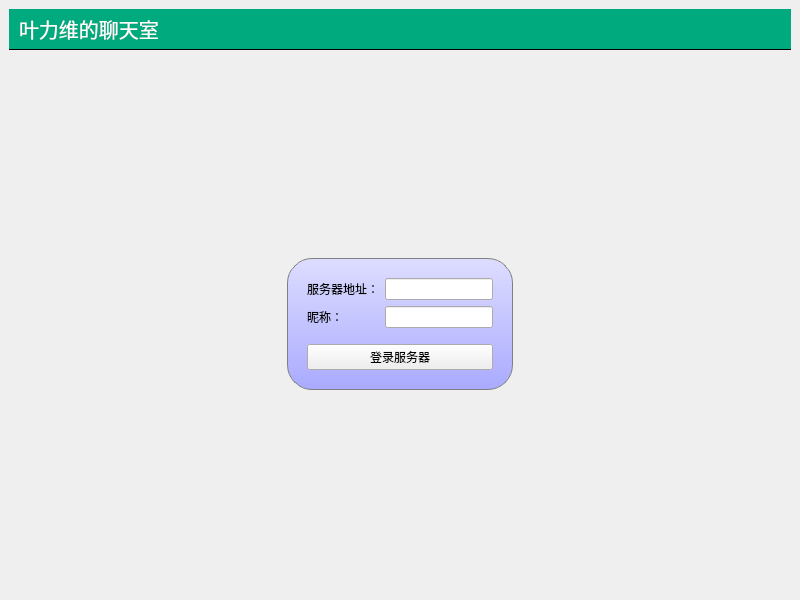
<?xml version="1.0" encoding="UTF-8"?>
<ui version="4.0">
 <class>MainWindow</class>
 <widget class="QMainWindow" name="MainWindow">
  <property name="geometry">
   <rect>
    <x>0</x>
    <y>0</y>
    <width>800</width>
    <height>600</height>
   </rect>
  </property>
  <property name="windowTitle">
   <string>聊天室客户端</string>
  </property>
  <property name="styleSheet">
   <string notr="true">#titleLabel {
background: white;
font-size: 20px;
border: none;
border-bottom: 1px solid black;
padding: 5px;
font: 24px &quot;黑体&quot;;
color: rgb(255,255,255);
background-color: rgba(0,170,127,255);
}

#mainFrame {
border: none;
background: white;
}

#loginFrame {
background: qlineargradient(x1: 0, y1:0, x2: 0, y2: 1, stop: 0 #ddf, stop: 1 #aaf);
border: 1px solid gray;
padding: 10px;
border-radius: 25px;
}</string>
  </property>
  <widget class="QWidget" name="centralwidget">
   <layout class="QGridLayout" name="gridLayout">
    <item row="0" column="0">
     <widget class="QLabel" name="titleLabel">
      <property name="font">
       <font>
        <family>黑体</family>
        <pointsize>-1</pointsize>
        <italic>false</italic>
        <bold>false</bold>
       </font>
      </property>
      <property name="text">
       <string>叶力维的聊天室</string>
      </property>
     </widget>
    </item>
    <item row="1" column="0">
     <widget class="QStackedWidget" name="stackedWidget">
      <property name="currentIndex">
       <number>0</number>
      </property>
      <widget class="QWidget" name="loginPage">
       <layout class="QGridLayout" name="gridLayout_3">
        <item row="0" column="1">
         <spacer name="verticalSpacer_2">
          <property name="orientation">
           <enum>Qt::Orientation::Vertical</enum>
          </property>
          <property name="sizeHint" stdset="0">
           <size>
            <width>20</width>
            <height>183</height>
           </size>
          </property>
         </spacer>
        </item>
        <item row="1" column="0">
         <spacer name="horizontalSpacer">
          <property name="orientation">
           <enum>Qt::Orientation::Horizontal</enum>
          </property>
          <property name="sizeHint" stdset="0">
           <size>
            <width>259</width>
            <height>20</height>
           </size>
          </property>
         </spacer>
        </item>
        <item row="1" column="1" colspan="2">
         <widget class="QFrame" name="loginFrame">
          <property name="frameShape">
           <enum>QFrame::Shape::StyledPanel</enum>
          </property>
          <property name="frameShadow">
           <enum>QFrame::Shadow::Raised</enum>
          </property>
          <layout class="QVBoxLayout" name="verticalLayout">
           <item>
            <layout class="QGridLayout" name="gridLayout_2">
             <item row="0" column="0">
              <widget class="QLabel" name="label_2">
               <property name="text">
                <string>服务器地址：</string>
               </property>
              </widget>
             </item>
             <item row="0" column="1">
              <widget class="QLineEdit" name="serverEdit"/>
             </item>
             <item row="1" column="0">
              <widget class="QLabel" name="label_3">
               <property name="text">
                <string>昵称：</string>
               </property>
              </widget>
             </item>
             <item row="1" column="1">
              <widget class="QLineEdit" name="usernameEdit"/>
             </item>
            </layout>
           </item>
           <item>
            <spacer name="verticalSpacer">
             <property name="orientation">
              <enum>Qt::Orientation::Vertical</enum>
             </property>
             <property name="sizeType">
              <enum>QSizePolicy::Policy::Fixed</enum>
             </property>
             <property name="sizeHint" stdset="0">
              <size>
               <width>20</width>
               <height>10</height>
              </size>
             </property>
            </spacer>
           </item>
           <item>
            <widget class="QPushButton" name="loginButton">
             <property name="text">
              <string>登录服务器</string>
             </property>
            </widget>
           </item>
          </layout>
         </widget>
        </item>
        <item row="1" column="3">
         <spacer name="horizontalSpacer_2">
          <property name="orientation">
           <enum>Qt::Orientation::Horizontal</enum>
          </property>
          <property name="sizeHint" stdset="0">
           <size>
            <width>260</width>
            <height>20</height>
           </size>
          </property>
         </spacer>
        </item>
        <item row="2" column="2">
         <spacer name="verticalSpacer_3">
          <property name="orientation">
           <enum>Qt::Orientation::Vertical</enum>
          </property>
          <property name="sizeHint" stdset="0">
           <size>
            <width>20</width>
            <height>183</height>
           </size>
          </property>
         </spacer>
        </item>
       </layout>
      </widget>
      <widget class="QWidget" name="chatPage">
       <layout class="QVBoxLayout" name="verticalLayout_2">
        <item>
         <layout class="QHBoxLayout" name="horizontalLayout">
          <item>
           <widget class="QTextEdit" name="textEdit"/>
          </item>
          <item>
           <widget class="QListWidget" name="listWidget">
            <property name="maximumSize">
             <size>
              <width>120</width>
              <height>16777215</height>
             </size>
            </property>
           </widget>
          </item>
         </layout>
        </item>
        <item>
         <layout class="QHBoxLayout" name="horizontalLayout_2">
          <item>
           <widget class="QLineEdit" name="lineEdit"/>
          </item>
          <item>
           <widget class="QPushButton" name="sayButton">
            <property name="text">
             <string>发送</string>
            </property>
           </widget>
          </item>
          <item>
           <widget class="QPushButton" name="logoutButton">
            <property name="text">
             <string>退出</string>
            </property>
           </widget>
          </item>
         </layout>
        </item>
       </layout>
      </widget>
     </widget>
    </item>
   </layout>
  </widget>
 </widget>
 <resources/>
 <connections/>
</ui>
